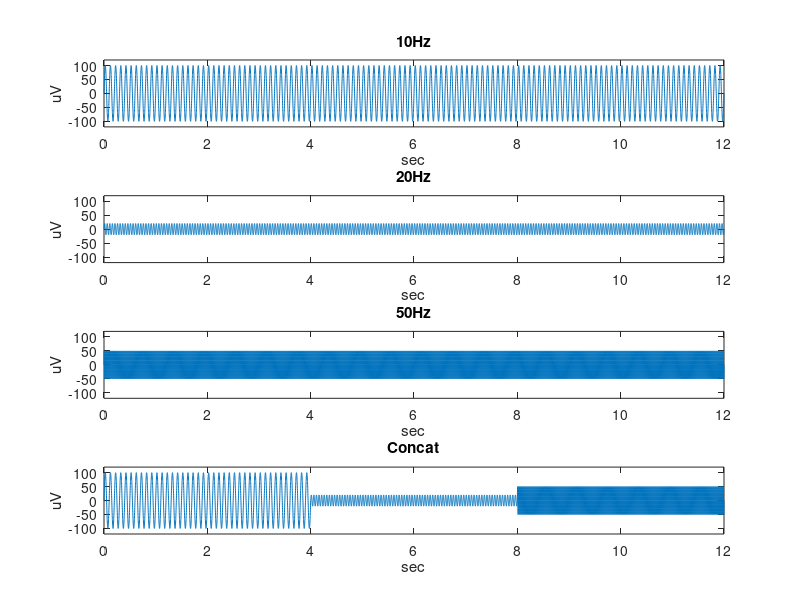

Source code (MATLAB): (Note: this script raises an error after producing the figure.)
clc, clear, close all,
%% 1. generate signals
% 10Hz
freq1 = 10;
t1 = linspace(0,12,12001);
y1 = sin(2*pi*freq1*t1)*100;
figure,
subplot(4,1,1),plot(t1, y1);
ylim([-120 120]);
xlabel('sec');
ylabel('uV');
title('10Hz');

% 20Hz
freq2 = 20;
y2 = sin(2*pi*freq2*t1)*20;
subplot(4,1,2),plot(t1, y2);
ylim([-120 120]);
xlabel('sec');
ylabel('uV');
title('20Hz');

% 50Hz
freq3 = 50;
y3 = sin(2*pi*freq3*t1)*50;
subplot(4,1,3),plot(t1, y3);
ylim([-120 120]);
xlabel('sec');
ylabel('uV');
title('50Hz');

%  concatenate signals
t2 = linspace(0,12,12001);
y4 = zeros(1, 12001);
y4(:, 1:4001) = y1(:, 1:4001);
y4(:, 4001:8001) = y2(:, 1:4001);
y4(:, 8001:12001) = y3(:, 1:4001);
subplot(4,1,4),plot(t2, y4);
ylim([-120 120]);
xlabel('sec');
ylabel('uV');
title('Concat');

%% 2. fft_window
n_channel = 1;
Fs = 1000;
window = 4;
shift = 0.5;

% epoch1
[psd, f] = fft_window(y4, 0, 4, n_channel, Fs, window, shift); % fft analysis
figure, subplot(3, 1, 1), plot(f,psd);
ylim([0 120]);
xlabel('frequency');
ylabel('power');
title('epoch 1');

% epoch2
[psd, f] = fft_window(y4, 4, 8, n_channel, Fs, window, shift); % fft analysis
subplot(3, 1, 2), plot(f,psd);
ylim([0 120]);
xlabel('frequency');
ylabel('power');
title('epoch 2');

% epoch3
[psd, f] = fft_window(y4, 8, 12, n_channel, Fs, window, shift); % fft analysis
subplot(3, 1, 3), plot(f,psd);
ylim([0 120]);
xlabel('frequency');
ylabel('power');
title('epoch 3');

%% 3. fft_hanningwindow
n_channel = 1;
Fs = 1000;
window = 4;
shift = 0.5;

% epoch1
[psd, f] = fft_hanningwindow(y4, 0, 4, n_channel, Fs, window, shift); % fft analysis
figure, subplot(3, 1, 1), plot(f,psd);
ylim([0 120]);
xlabel('frequency');
ylabel('power');
title('epoch 1');

% epoch2
[psd, f] = fft_hanningwindow(y4, 4, 8, n_channel, Fs, window, shift); % fft analysis
subplot(3, 1, 2), plot(f,psd);
ylim([0 120]);
xlabel('frequency');
ylabel('power');
title('epoch 2');

% epoch3
[psd, f] = fft_hanningwindow(y4, 8, 12, n_channel, Fs, window, shift); % fft analysis
subplot(3, 1, 3), plot(f,psd);
ylim([0 120]);
xlabel('frequency');
ylabel('power');
title('epoch 3');

